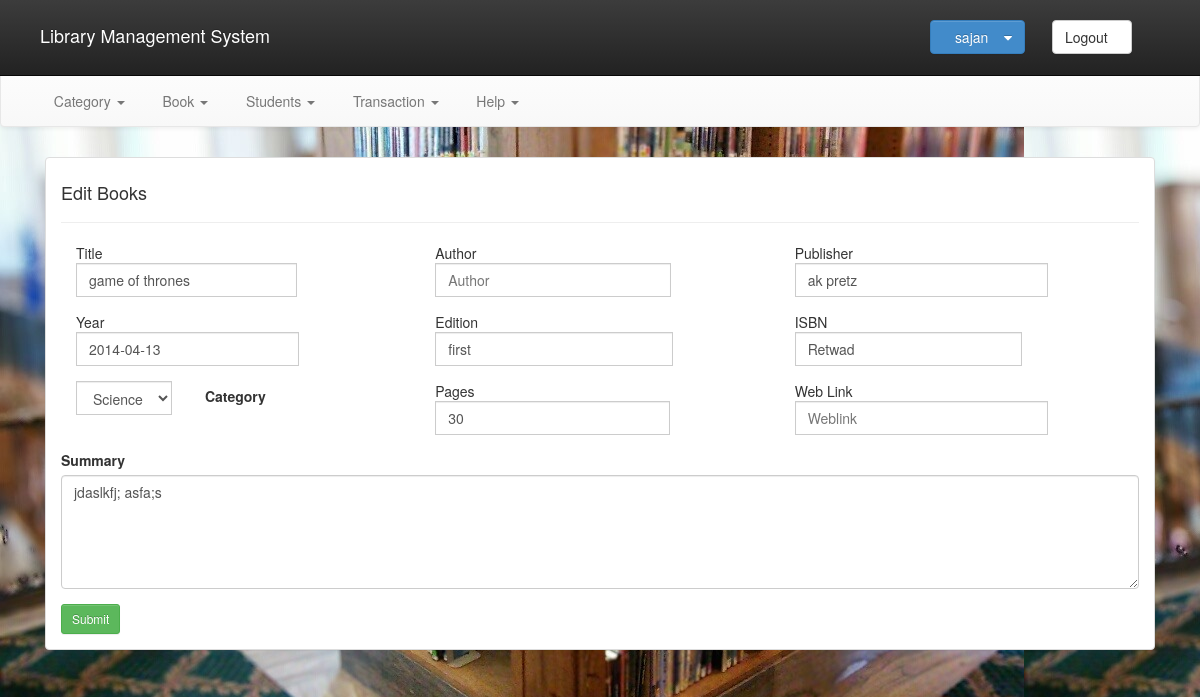
The page /editbook.php?book_id=23 (signed in) on the database its author committed.
### tables this page shows
CREATE TABLE `book` (
  `book_id` int(11) NOT NULL AUTO_INCREMENT,
  `Author` varchar(50) NOT NULL,
  `Publisher` varchar(50) NOT NULL,
  `Year` date NOT NULL,
  `Edition` varchar(50) NOT NULL,
  `summary` text NOT NULL,
  `ISBN` varchar(50) DEFAULT NULL,
  `pages` int(11) NOT NULL,
  `weblink` varchar(100) DEFAULT NULL,
  `title` varchar(50) NOT NULL,
  `category` varchar(50) NOT NULL,
  PRIMARY KEY (`book_id`)
);

### classes/Books.php (called while the page is built, shortened)
<?php
class Books
{
    private $id;
public function setId($id)
{
    $this->id = $id;
}
    function editFetch(){
        $query = "select * from book where `book_id`=$this->id";
        $result = mysql_query($query);
        return $result;
    }
}

### editbook.php (the view, shortened to what this page needs)
<?php
include_once('classes/Books.php');
$bookId = $_GET['book_id'];
$book = new Books();
$book->setId($bookId);
$main_data = $book->editFetch();
$res = mysql_fetch_array($main_data);
include'includes/header.php';
?>
<div class="container" style="margin-top:30px">
<div class="row">
<div class="col-lg-12">
<div class="col-lg-12">
    <div class="panel panel-default">
        <div class="panel-body">
            <div class="page-header" style="margin-top: 0px">
                <h4> Edit Books</h4>
            </div>
            <form action="bookEdit_action.php?id=<?php echo ($res['book_id']); ?>" method="post">
                <div class="col-lg-4">
                    <div class="input-group" style="margin-bottom: 15px;">
                      Title
                        <input class="form-control" name="title" type="text" placeholder="Title"
                               required="required" value="<?php echo ($res['title']); ?>">
                    </div>
                </div>
                <div class="col-lg-4">
                    <div class="input-group" style="margin-bottom: 15px;">
                       Author
                        <input class="form-control" name="author" type="text" placeholder="Author"
                               required="required" value="<?php echo ($res['author']); ?>">
                    </div>
                </div>
                <div class="col-lg-4" style="margin-bottom: 15px;">
                    <div class="input-group">
                      Publisher
                        <input class="form-control" name="publisher" type="text" placeholder="publisher"
                               required="required"  value="<?php echo ($res['Publisher']); ?>" >
                    </div>
                </div>
                <div class="row">
                    <div class="col-lg-12">
                        <div class="col-lg-4" style="margin-bottom: 15px;">
                            <div class="input-group">
                              Year
                                <input class="form-control" name="year" type="text" placeholder="Year"
                                       value="<?php echo ($res['Year']); ?>"required="required">
                            </div>
                        </div>
                        <div class="col-lg-4" style="margin-bottom: 15px;">
                            <div class="input-group">
                              Edition
                                <input class="form-control" name="edition" type="text" placeholder="Edition"
                                       value="<?php echo ($res['Edition']); ?>"    required="required">
                            </div>
                        </div>
                        <div class="col-lg-4" style="margin-bottom: 15px;">
                            <div class="input-group">
                              ISBN
                                <input class="form-control" name="ISBN" type="text" placeholder="ISBN"
                                  value="<?php echo ($res['ISBN']); ?>"  >
                            </div>
                        </div>
                    </div>
                </div>
                <div class="row">
                    <div class="col-lg-12">
                        <div class="col-lg-4" style="margin-bottom: 15px;">
                            <div class="input-group" style="float: left">
                                <select name="category" class="form-control">
                                    <?php
                                    $query ="SELECT `c_name` FROM category";
                                    $result = mysql_query($query);
                                    $num = mysql_num_rows($result);
                                    for ($j = 0; $j < $num; $j++) {
                                        $row1 = mysql_fetch_array($result);
                                        ?>
                                        <option> <?php  echo($row1['c_name']); ?></option>;
                                    <?php
                                    }
                                    ?>
                                </select>
                            </div>
                            <label for="input" style="margin-left: 10%;padding-top: 5px;">Category</label>
                        </div>
                        <div class="col-lg-4" style="margin-bottom: 15px;">
                            <div class="input-group">
                          Pages
                                <input class="form-control" name="pageNo" type="text" placeholder="page numbers"
                                       value="<?php echo ($res['pages']); ?>" >
                            </div>
                        </div>
                        <div class="col-lg-4" style="margin-bottom: 15px;">
                            <div class="input-group">
                          Web Link
                                <input class="form-control" name="weblink" type="text" placeholder="Weblink"
                                       value="<?php echo ($res['weblink']); ?>"   >
                            </div>
                        </div>
                        <div class="form-group">
                            <label for="message">Summary<span class="help-required"></span></label>
                            <textarea rows="5" name="message" id="message" class="form-control required"
                                      role="textbox" aria-required="true" required="required"><?php echo ($res['summary']); ?>
                                      </textarea>
                        </div>
                    </div>
                </div>
                <button type="submit" class="btn btn-success btn-sm">
                    Submit
                </button>
            </form>
        </div>
    </div>
</div>
</div>
</div>
</div>
</body>
</html>

### css/style.css (style rules this page uses)
.page-header { margin-top: 0px; }
.panel-body { padding-top: 0px; }
html, body { margin-bottom: -20px; }
body { font-family:roboto,Arial,sans-serif; padding-top: 40px; background-image:url('../images/background.jpg'); }

### includes/header.php (style rules this page uses)
body { font-size: 140%; }

### rows shown on the page
book: title "game of thrones", publisher "ak pretz", year "2014-04-13", edition "first", ISBN "Retwad", pageNo "30", message "jdaslkfj; asfa;s"

### other values the page prints
$_SESSION['login'] "sajan"
form field category "Science"
